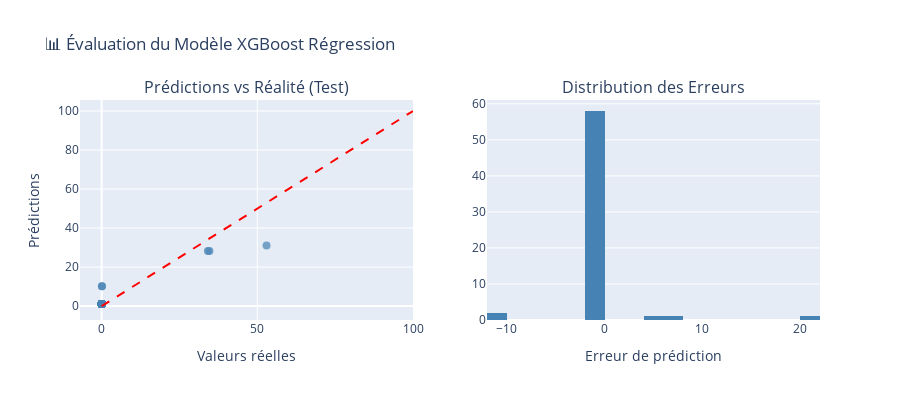

The code cell stored with this chart in its notebook:
### Code cell
# 5.3 Évaluation du modèle optimisé
best_xgb_reg = grid_search_reg.best_estimator_

# Prédictions avec le meilleur modèle
y_pred_train_opt = best_xgb_reg.predict(X_train_scaled)
y_pred_test_opt = best_xgb_reg.predict(X_test_scaled)

print("📊 COMPARAISON: Modèle de base vs Modèle optimisé")
print("="*60)

print("\n🔹 Modèle de BASE:")
evaluate_regression(y_test_reg, y_pred_test_reg, "Test")

print("\n🔹 Modèle OPTIMISÉ:")
metrics_opt = evaluate_regression(y_test_reg, y_pred_test_opt, "Test")

# Visualisation des prédictions vs réalité
fig = make_subplots(rows=1, cols=2,
                    subplot_titles=('Prédictions vs Réalité (Test)', 
                                   'Distribution des Erreurs'))

# Scatter plot
fig.add_trace(
    go.Scatter(x=y_test_reg, y=y_pred_test_opt, mode='markers',
               marker=dict(color='steelblue', size=8, opacity=0.7),
               name='Prédictions'),
    row=1, col=1
)
# Ligne parfaite
fig.add_trace(
    go.Scatter(x=[0, 100], y=[0, 100], mode='lines',
               line=dict(color='red', dash='dash'),
               name='Parfait'),
    row=1, col=1
)

# Histogramme des erreurs
errors = y_test_reg - y_pred_test_opt
fig.add_trace(
    go.Histogram(x=errors, nbinsx=20, marker_color='steelblue', name='Erreurs'),
    row=1, col=2
)

fig.update_layout(
    title_text="📊 Évaluation du Modèle XGBoost Régression",
    height=400,
    showlegend=False
)
fig.update_xaxes(title_text="Valeurs réelles", row=1, col=1)
fig.update_yaxes(title_text="Prédictions", row=1, col=1)
fig.update_xaxes(title_text="Erreur de prédiction", row=1, col=2)
fig.show()

### Figure 1 — Plotly figure (JSON) as saved in the notebook; plotly's stock layout.template omitted (floating-point values rounded to 4 significant figures)
{"data": [{"marker": {"color": "steelblue", "opacity": 0.7, "size": 8}, "mode": "markers", "name": "Prédictions", "type": "scatter", "x": [0.01217, 0.01209, 0.01295, 0.01168, 0.0135, 0.01168, 0.01195, 0.01205, 0.0124, 0.01188, 0.01188, 0.01186, 0.03334, 0.02904, 0.02097, 0.01206, 0.01207, 0.01221, 0.01256, 0.01267, 0.01308, 0.01221, 0.0122, 0.01273, 0.012, 0.01203, 0.01186, 0.08979, 0.08655, 0.07097, 0.01284, 0.01304, 0.0139, 0.01263, 0.01308, 0.0128, 0.0, 0.02628, 0.02628, 0.01168, 0.01176, 0.01172, 0.01206, 0.01301, 0.01483, 52.96, 34.11, 34.62, 0.03046, 0.02634, 0.02647, 0.01353, 0.0138, 0.01385, 0.01205, 0.01206, 0.01205, 0.01364, 0.01277, 0.01244, 0.01179, 0.01221, 0.01184], "xaxis": "x", "y": [1.086, 1.086, 1.086, 1.086, 1.086, 1.086, 1.086, 1.086, 1.086, 1.086, 1.086, 1.086, 1.086, 1.086, 1.086, 1.086, 1.086, 1.086, 1.086, 1.086, 1.086, 1.086, 1.086, 1.086, 1.086, 1.086, 1.086, 10.23, 10.23, 1.086, 1.086, 1.086, 1.086, 1.086, 1.086, 1.086, 1.086, 1.086, 1.086, 1.086, 1.086, 1.086, 1.086, 1.086, 1.086, 31.05, 28.23, 28.23, 1.086, 1.086, 1.086, 1.086, 1.086, 1.086, 1.086, 1.086, 1.086, 1.086, 1.086, 1.086, 1.086, 1.086, 1.086], "yaxis": "y"}, {"line": {"color": "red", "dash": "dash"}, "mode": "lines", "name": "Parfait", "type": "scatter", "x": [0, 100], "xaxis": "x", "y": [0, 100], "yaxis": "y"}, {"marker": {"color": "steelblue"}, "name": "Erreurs", "nbinsx": 20, "type": "histogram", "x": [-1.074, -1.074, -1.073, -1.074, -1.073, -1.074, -1.074, -1.074, -1.074, -1.074, -1.074, -1.074, -1.053, -1.057, -1.065, -1.074, -1.074, -1.074, -1.074, -1.073, -1.073, -1.074, -1.074, -1.073, -1.074, -1.074, -1.074, -10.14, -10.14, -1.015, -1.073, -1.073, -1.072, -1.074, -1.073, -1.073, -1.086, -1.06, -1.06, -1.074, -1.074, -1.074, -1.074, -1.073, -1.071, 21.91, 5.887, 6.395, -1.056, -1.06, -1.06, -1.073, -1.072, -1.072, -1.074, -1.074, -1.074, -1.073, -1.073, -1.074, -1.074, -1.074, -1.074], "xaxis": "x2", "yaxis": "y2"}], "layout": {"annotations": [{"font": {"size": 16}, "showarrow": false, "text": "Prédictions vs Réalité (Test)", "x": 0.225, "xanchor": "center", "xref": "paper", "y": 1, "yanchor": "bottom", "yref": "paper"}, {"font": {"size": 16}, "showarrow": false, "text": "Distribution des Erreurs", "x": 0.775, "xanchor": "center", "xref": "paper", "y": 1, "yanchor": "bottom", "yref": "paper"}], "height": 400, "showlegend": false, "title": {"text": "📊 Évaluation du Modèle XGBoost Régression"}, "xaxis": {"anchor": "y", "domain": [0, 0.45], "title": {"text": "Valeurs réelles"}}, "xaxis2": {"anchor": "y2", "domain": [0.55, 1], "title": {"text": "Erreur de prédiction"}}, "yaxis": {"anchor": "x", "domain": [0, 1], "title": {"text": "Prédictions"}}, "yaxis2": {"anchor": "x2", "domain": [0, 1]}}}
